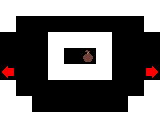

The image is a tile-based game level rendered from a .tmx file. Its description and complete source (layers, tilesets, objects, tile grids) follow:
An orthogonal 10x8 tile map with 16x16 px tiles, 2 tile layers (Tile Layer 1, Tile Layer 2).

<map version="1.10" tiledversion="1.11.2" orientation="orthogonal" renderorder="right-up" width="10" height="8" tilewidth="16" tileheight="16" infinite="0" nextlayerid="4" nextobjectid="4">
 <tileset firstgid="1" source="../../tiletypes.tsx" />
 <layer id="1" name="Tile Layer 1" width="10" height="8">
  <data encoding="csv">
1,1,1,1,1,1,1,1,1,1,
1,0,0,0,0,0,0,0,0,1,
0,0,0,1,1,1,1,0,0,0,
0,0,0,1,0,0,1,0,0,0,
0,0,0,1,1,1,1,0,0,0,
1,0,0,0,0,0,0,0,0,1,
1,1,0,0,0,0,0,0,1,1,
1,1,1,1,1,1,1,1,1,1
</data>
 </layer>
 <layer id="2" name="Tile Layer 2" width="10" height="8">
  <data encoding="csv">
0,0,0,0,0,0,0,0,0,0,
0,0,0,0,0,0,0,0,0,0,
0,0,0,0,0,0,0,0,0,0,
0,0,0,0,0,25,0,0,0,0,
10,0,0,0,0,0,0,0,0,9,
0,0,0,0,0,0,0,0,0,0,
0,0,0,0,0,0,0,0,0,0,
0,0,0,0,0,0,0,0,0,0
</data>
 </layer>
</map>
